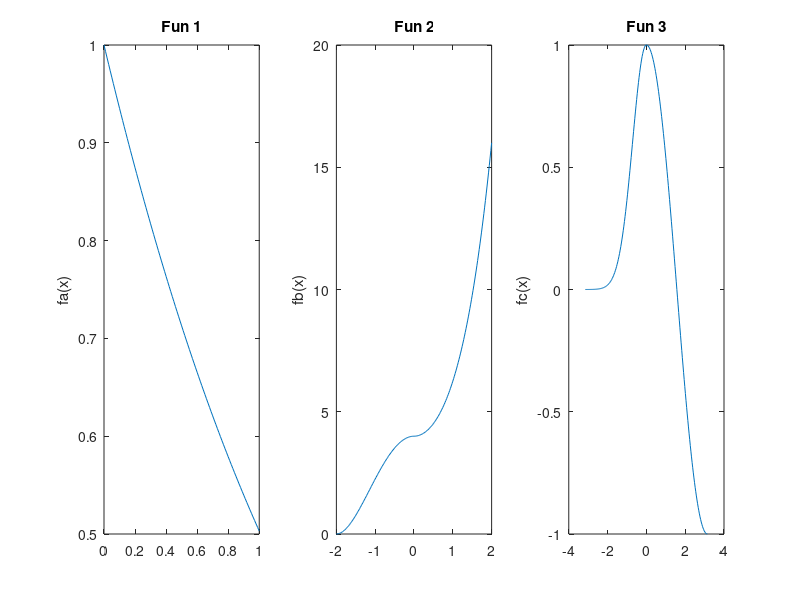

This chart was generated by the following MATLAB code:
%% Ex 1 Scheda 3
clc
clear
close all

% Funzione A
testv = linspace(0, 1, 101);
fa = ((1 - testv ./ 24)./(1 + testv./24 + testv.^2./384)).^8;
subplot(1,3,1);
plot(testv, fa)
title('Fun 1')
ylabel('fa(x)')

% Funzione A
subplot(1,3,2)
testb1 = linspace(-2, 0, 101);
testb2 = linspace(0, 2, 101);
fb1 = (2 - testb1.^2 / 2).^2;
fb2 = (testb2.^2 / 2 + 2).^2;
fb = [fb1 fb2];
plot([testb1, testb2], fb);
title('Fun 2')
ylabel('fb(x)')

% Funzione A
subplot(1,3,3);
testc1 = linspace(-pi, 0, 101);
testc2 = linspace(0, pi, 101);
fc1 = exp(-testc1.^2);
fc2 = cos(testc2);
fc = [fc1 fc2];
plot([testc1, testc2], fc);
title('Fun 3')
ylabel('fc(x)')
